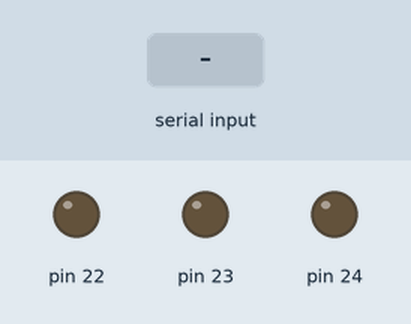
Bench run of a sketch on a simulated Arduino Mega 2560, built with avr-gcc and run on an emulated ATmega2560. Shown: output pins drawn as LEDs (lit = HIGH). The test bench sets the inputs (shaded band).

Above: at 1.2 s.
1.3 s: "gon" received over Serial
At 2.5 s:
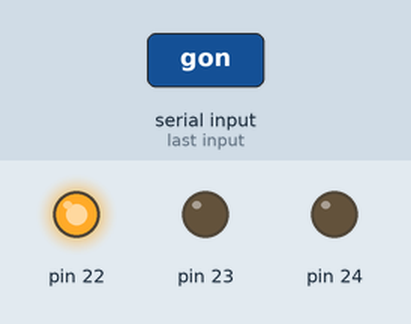
2.8 s: "yon" received over Serial
At 3.9 s:
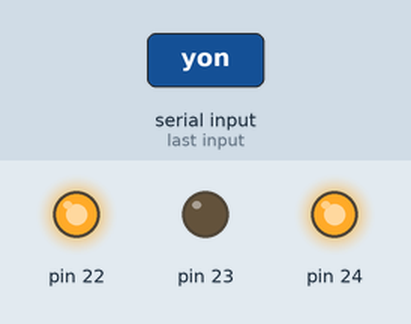
4.3 s: "goff" received over Serial
At 5.1 s:
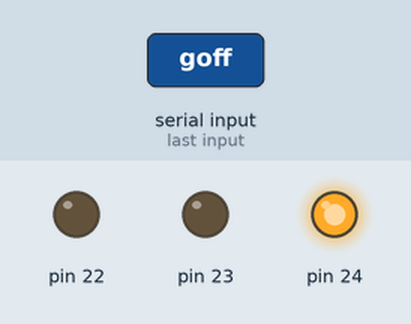
5.8 s: "ron" received over Serial
At 6.2 s:
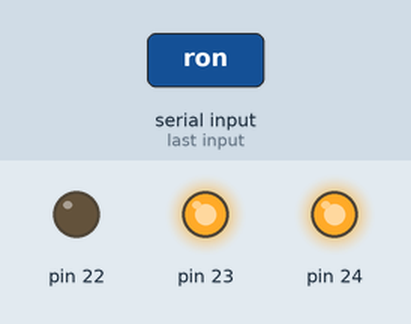
7.3 s: "yoff" received over Serial
At 8.5 s:
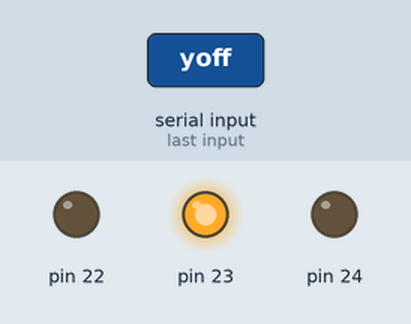
8.8 s: "roff" received over Serial
At 9.7 s:
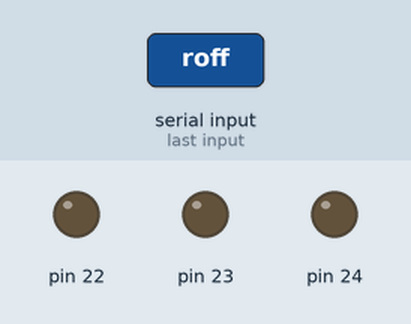
Timing chart, 0 to 11.3 s (numbered marks = the images above; inputs shaded):
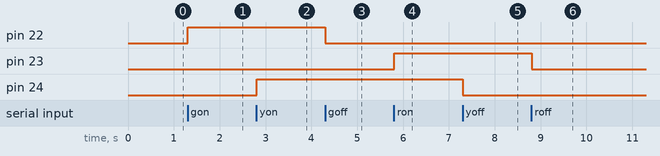

Measured:
- after the input at 1.3 s, pin 22: LOW → HIGH at once
- after the input at 2.8 s, pin 24: LOW → HIGH at once
- after the input at 4.3 s, pin 22: HIGH → LOW at once
- after the input at 5.8 s, pin 23: LOW → HIGH at once
- after the input at 7.3 s, pin 24: HIGH → LOW at once
- after the input at 8.8 s, pin 23: HIGH → LOW at once

The sketch:

ARDUINO3.ino
```cpp
#include <Adafruit_Sensor.h>
#include <DHT.h>
#include <DHT_U.h>

float h;
#define DHTPIN A0
#define DHTTYPE DHT11
DHT_Unified dht(DHTPIN, DHTTYPE);

uint32_t delayMS;


void setup() {
  Serial.begin(9600);
    dht.begin();
    //sensor_t sensor;
pinMode(22,OUTPUT);
pinMode(23,OUTPUT);
pinMode(24,OUTPUT);
}

void loop() {
   sensors_event_t event;
  String readString;
  String Q;
  while(Serial.available())
  {
    delay(1);
    if(Serial.available()>0)
    {
     // Serial.println("1");
      char c=Serial.read();
      //Serial.println(c);
     if(isControl(c))
      {
        //Serial.println("2");
        break;
        }
        readString+=c;
        // Serial.println(readString);
      }
    }
  Q=readString;
  //Serial.println(Q);
  if(Q=="gon")
  {
   digitalWrite(22,HIGH);

     }
      if(Q=="goff")
  {
   digitalWrite(22,LOW);

     }
if(Q=="yon")
  {
    digitalWrite(24,HIGH);
     }
      if(Q=="yoff")
  {
   digitalWrite(24,LOW);

     }
     if(Q=="ron")
  {
    digitalWrite(23,HIGH);
     }
      if(Q=="roff")
  {
   digitalWrite(23,LOW);

     }
     if(Q=="gt")
     {
      dht.temperature().getEvent(&event);
  if (isnan(event.temperature)) {
    Serial.println(F("Error reading temperature!"));
  }
  else {

    Serial.println(event.temperature);

  }
      }
      if(Q=="gh")
      {
        dht.humidity().getEvent(&event);
  if (isnan(event.relative_humidity)) {
    Serial.println(F("Error reading humidity!"));
  }
  else {

    Serial.println(event.relative_humidity);

    }
        }
}
```
